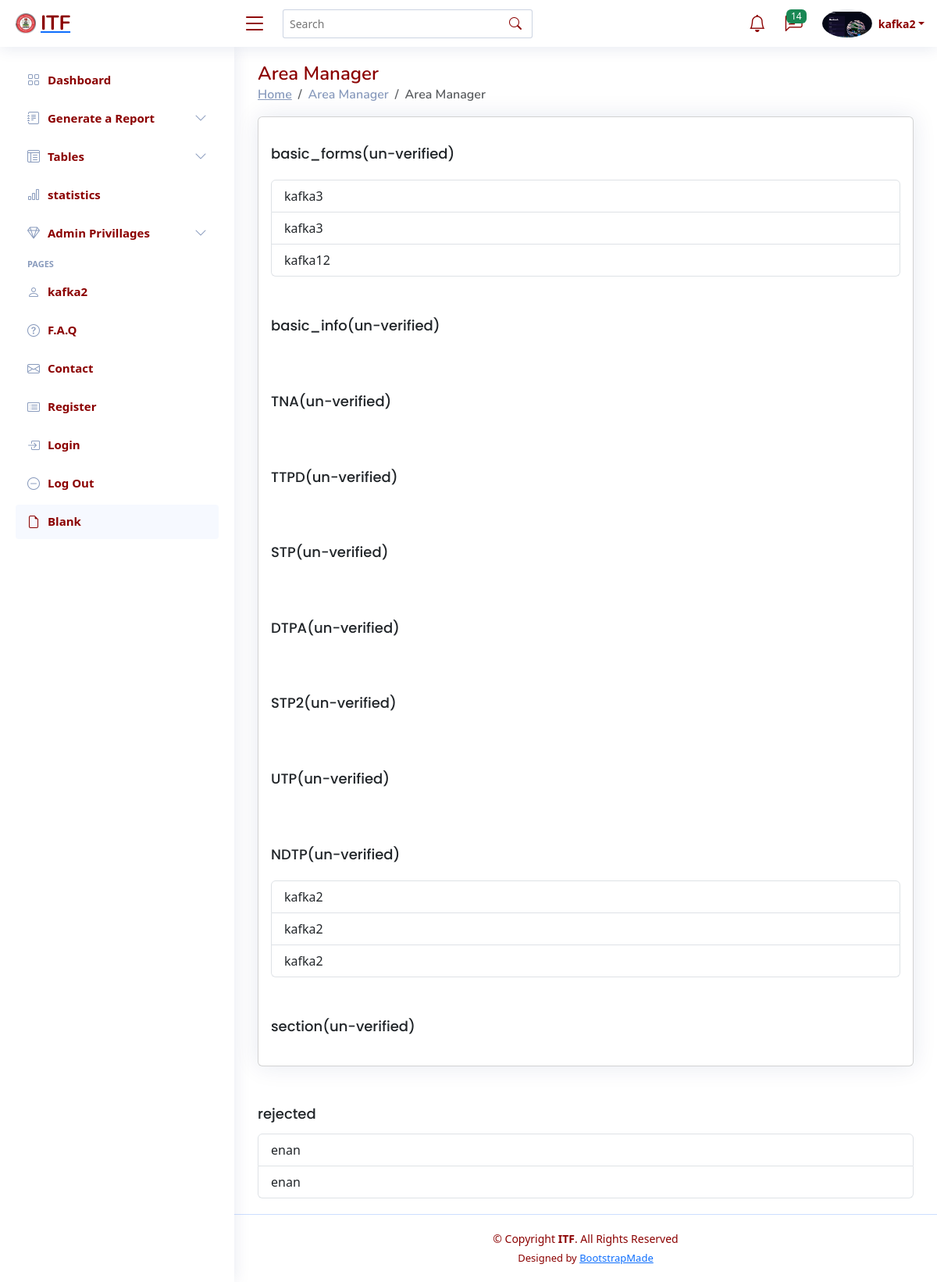
Page /accounts/area_manager (signed in) on the committed database.
### accounts/models.py (models this page shows)
class User(AbstractUser):
    name = models.CharField(max_length=50,default = "John Doe")
    avatar = models.ImageField(default = "default2.png",blank = True)
    username = models.CharField(max_length=50,unique = True)
    is_AreaManager = models.BooleanField(default = False,blank = True)
    is_HOT = models.BooleanField(default = False,blank = True)
    is_CDN = models.BooleanField(default = False,blank = True)
    is_verified = models.BooleanField(default = False,blank = True)
    is_TDO = models.BooleanField(default = False,blank = True)

### table1/models.py (models this page shows, shortened)
class BasicForm(models.Model):
    user = models.ForeignKey("accounts.User",on_delete=models.CASCADE,related_name = 'basicform',blank = True)
    name = models.CharField(max_length=255,blank =True)
    Department = models.CharField(max_length = 255,blank =True)
    Directors_name = models.CharField(max_length = 255,blank =True)
    Team_leader = models.CharField(max_length = 255,blank =True)
    Number_of_TDOS_Department = models.IntegerField(default = 0)
    Month_of_Report = models.CharField(max_length=50,default=timezone.now(),blank = True)
    Division = models.CharField(max_length = 255,blank =True)
    Number_of_TDOS_Team = models.IntegerField(default = 0)
    Deignation = models.CharField(max_length = 255,blank =True)
    date = models.CharField(max_length=50,blank=True,default =timezone.now())
    verified_hot = models.BooleanField(default = False,blank = True)
    rejected = models.BooleanField(default = False,blank = True)
    verified_manager = models.BooleanField(default = False,blank = True)
    rejected2 = models.BooleanField(default = False,blank = True)
    approved = models.BooleanField(default = False,blank = True)

### table9/models.py (models this page shows, shortened)
class NDTP(models.Model):
    user = models.ForeignKey("accounts.User", related_name = "ndtp", on_delete=models.CASCADE,blank = True)
    name = models.CharField(max_length=50)
    ttpi = models.CharField( max_length=50)
    date = models.CharField( max_length=50)
    no_org = models.IntegerField()
    no_part = models.IntegerField()
    course_fee = models.IntegerField()
    ammount = models.IntegerField()
    remarks = models.CharField(max_length=50)
    verified_hot = models.BooleanField(default = False,blank = True)
    rejected = models.BooleanField(default = False,blank = True)
    verified_manager = models.BooleanField(default = False,blank = True)
    rejected2 = models.BooleanField(default = False,blank = True)
    approved = models.BooleanField(default = False,blank = True)

### accounts/views.py (the view)
# urls.py: path('area_manager',views.Area_manager_profile_view,name ="manager"),
@AreaManager_required
def Area_manager_profile_view(request):
    page = "Area Manager"
    user = User.objects.all()
    basic_forms = BasicForm.objects.all()
    basic_info = BasicInfo.objects.all()
    tna = TNA.objects.all()
    ttpd = TTPD.objects.all()
    stp = STP.objects.all()
    stp2 = STP2.objects.all()
    ndtp =NDTP.objects.all()
    dtpa = DTPA.objects.all()
    section = Section.objects.all()
    utp = UTP.objects.all()
    context = {
        'page':page,
        'user':user,
        'basic_forms':basic_forms,
        'basic_info':basic_info,
        'tna':tna,
        'ttpd':ttpd,
        'stp':stp,
        'stp2':stp2,
        'dtpa':dtpa,
        'ndtp':ndtp,
        'dtpa':dtpa,
        'section':section,
        'utp':utp
    }
    return render(request,'accounts/area_manager.html',context)

### accounts/templates/accounts/area_manager.html (shortened to what this page needs)
{% extends 'base.html'%}
{% block content %}
<div class="card">
    <div class="card-body">
        <h5 class="card-title">basic_forms(un-verified)</h5>
        <div class="list-group">
          {% for objects in basic_forms %}
          {% if objects.verified_hot == True and objects.rejected == False and objects.verified_manager == False %}
          <a href = "{% url 'table1:update1' objects.id %}" type="button" class="list-group-item list-group-item-action">
            {{objects.user}}
          </a>
          {% endif %}
          {% endfor %}
       </div>
    </div>
    <div class="card-body">
        <h5 class="card-title">basic_info(un-verified)</h5>
    </div>
     <div class="card-body">
      {% if tna.count > 0 %}
        <h5 class="card-title">TNA(un-verified)</h5>
      {% endif %}
    </div>
    <div class="card-body">
      {% if ttpd.count > 0 %}
        <h5 class="card-title">TTPD(un-verified)</h5>
      {% endif %}
    </div>
    <div class="card-body">
      {% if stp.count > 0 %}
        <h5 class="card-title">STP(un-verified)</h5>
      {% endif %}
    </div>
    <div class="card-body">
      {% if dtpa.count > 0 %}
        <h5 class="card-title">DTPA(un-verified)</h5>
      {% endif %}
    </div>
    <div class="card-body">
      {% if stp2.count > 0 %}
        <h5 class="card-title">STP2(un-verified)</h5>
      {% endif %}
    </div>
    <div class="card-body">
      {% if utp.count > 0 %}
        <h5 class="card-title">UTP(un-verified)</h5>
      {% endif %}
    </div>
    <div class="card-body">
      {% if ndtp.count > 0 %}
        <h5 class="card-title">NDTP(un-verified)</h5>
      {% endif %}
      <div class="list-group">
        {% for objects in ndtp %}
        {% if objects.verified_hot == False and objects.rejected == False %}
        <a href = "{% url 'table9:update9' objects.id %}" type="button" class="list-group-item list-group-item-action">
          {{objects.user}}
        </a>
        {% endif %}
        {% endfor %}
     </div>
    </div>
    <div class="card-body">
      {% if section.count > 0 %}
        <h5 class="card-title">section(un-verified)</h5>
      {% endif %}
    </div>
  </div>
    <div class="card-body">
        <h5 class="card-title">rejected</h5>
        <div class="list-group">
          {% for objects in basic_forms %}
          {% if objects.rejected2 == True %}
          <a href = "{% url 'table1:update1' objects.id %}" type="button" class="list-group-item list-group-item-action">
            {{objects.user}}
          </a>
          {% endif %}
          {% endfor %}
       </div>
    </div>
{% endblock content %}

### templates/base.html (shortened to what this page needs)
{% load static %}
{% load widget_tweaks %}
<!DOCTYPE html>
<html lang="en">
<head>
  <link href="{% static 'assets/vendor/bootstrap/css/bootstrap.min.css'%}" rel="stylesheet">
  <link href="{% static 'assets/vendor/bootstrap-icons/bootstrap-icons.css'%}" rel="stylesheet">
  <link href="{% static 'assets/vendor/boxicons/css/boxicons.min.css'%}" rel="stylesheet">
  <link href="{% static 'assets/vendor/quill/quill.snow.css'%}" rel="stylesheet">
  <link href="{% static 'assets/vendor/quill/quill.bubble.css'%}" rel="stylesheet">
  <link href="{% static 'assets/vendor/remixicon/remixicon.css'%}" rel="stylesheet">
  <link href="{% static 'assets/vendor/simple-datatables/style.css'%}" rel="stylesheet">
  <link href="{% static 'assets/css/style.css'%}" rel="stylesheet">
  {% load bootstrap5 %}
  {% bootstrap_css %}
</head>
<body>
  <header id="header" class="header fixed-top d-flex align-items-center">
    <div class="d-flex align-items-center justify-content-between">
      <a href="{% url 'landing-page' request.user.id %}" class="logo d-flex align-items-center">
        <img src="{% static 'assets/img/logo.jpg'%}" alt="">
        <span class="d-none d-lg-block">ITF</span>
      </a>
      <i class="bi bi-list toggle-sidebar-btn"></i>
    </div>
    <div class="search-bar">
      <form class="search-form d-flex align-items-center" method="POST" action="#">
        <input type="text" name="query" placeholder="Search" title="Enter search keyword">
        <button type="submit" title="Search"><i class="bi bi-search"></i></button>
      </form>
    </div>
    <nav class="header-nav ms-auto">
      <ul class="d-flex align-items-center">
        <li class="nav-item dropdown">
          <a class="nav-link nav-icon" href="#" data-bs-toggle="dropdown">
            <i class="bi bi-bell"></i>
          </a>
        </li>
        <li class="nav-item dropdown">
          <a class="nav-link nav-icon" href="#" data-bs-toggle="dropdown">
            <i class="bi bi-chat-left-text"></i>
            <span class="badge bg-success badge-number">{{basic_forms.count}}</span>
          </a>
        </li>
        <li class="nav-item dropdown pe-3">
          <a class="nav-link nav-profile d-flex align-items-center pe-0" href="{% url 'accounts:profile' request.user.id %}" data-bs-toggle="dropdown">
            <img src="{{request.user.avatar.url}}" alt="{{request.user.id}}" class="rounded-circle">
            <span class="d-none d-md-block dropdown-toggle ps-2">{{request.user.username}}</span>
          </a>
        </li>
      </ul>
    </nav>
  </header>
  <aside id="sidebar" class="sidebar">
    <ul class="sidebar-nav" id="sidebar-nav">
      <li class="nav-item">
        <a class="nav-link collapsed" href="{% url 'landing-page' request.user.id %}">
          <i class="bi bi-grid"></i>
          <span>Dashboard</span>
        </a>
      </li>
      <li class="nav-item">
        <a class="nav-link collapsed" data-bs-target="#forms-nav" data-bs-toggle="collapse" href="#">
          <i class="bi bi-journal-text"></i><span>Generate a Report</span><i class="bi bi-chevron-down ms-auto"></i>
        </a>
      </li>
      <li class="nav-item">
        <a class="nav-link collapsed" data-bs-target="#tables-nav" data-bs-toggle="collapse" href="#">
          <i class="bi bi-layout-text-window-reverse"></i><span>Tables</span><i class="bi bi-chevron-down ms-auto"></i>
        </a>
      </li>
      <li class="nav-item">
        <a class="nav-link collapsed" href="{% url 'accounts:statistics' request.user.id %}">
          <i class="bi bi-bar-chart"></i>
          <span>statistics</span>
        </a>
      </li>
      {% if request.user.is_AreaManager == True or request.user.is_CDN == True or request.user.is_HOT == True  %}
      <li class="nav-item">
        <a class="nav-link collapsed" data-bs-target="#icons-nav" data-bs-toggle="collapse" href="#">
          <i class="bi bi-gem"></i><span>Admin Privillages</span><i class="bi bi-chevron-down ms-auto"></i>
        </a>
      </li>
      {% endif %}
      <li class="nav-heading">Pages</li>
      <li class="nav-item">
        <a class="nav-link collapsed" href="{% url 'accounts:profile' request.user.id %}">
          <i class="bi bi-person"></i>
          <span>{{request.user.username}}</span>
        </a>
      </li>
      <li class="nav-item">
        <a class="nav-link collapsed" href="{% url 'accounts:help'%}">
          <i class="bi bi-question-circle"></i>
          <span>F.A.Q</span>
        </a>
      </li>
      <li class="nav-item">
        <a class="nav-link collapsed" href="{% url 'accounts:contact' %}">
          <i class="bi bi-envelope"></i>
          <span>Contact</span>
        </a>
      </li>
      <li class="nav-item">
        <a class="nav-link collapsed" href="{% url 'register'%}">
          <i class="bi bi-card-list"></i>
          <span>Register</span>
        </a>
      </li>
      <li class="nav-item">
        <a class="nav-link collapsed" href="{% url 'accounts:login'%}">
          <i class="bi bi-box-arrow-in-right"></i>
          <span>Login</span>
        </a>
      </li>
      <li class="nav-item">
        <a class="nav-link collapsed" href="{% url 'accounts:logout'%}">
          <i class="bi bi-dash-circle"></i>
          <span>Log Out</span>
        </a>
      </li>
      <li class="nav-item">
        <a class="nav-link " href="pages-blank.html">
          <i class="bi bi-file-earmark"></i>
          <span>Blank</span>
        </a>
      </li>
    </ul>
  </aside>
  <main id="main" class="main">
    <div class="pagetitle">
      <h1>{{page}}</h1>
      <nav>
        <ol class="breadcrumb">
          <li class="breadcrumb-item"><a href="{% url 'landing-page' 'request.user.id' %}">Home</a></li>
          <li class="breadcrumb-item">{{page}}</li>
          <li class="breadcrumb-item active">{{page}}</li>
        </ol>
      </nav>
    </div>
    {% block content %}
    {% endblock content %}
  </main>
  <footer id="footer" class="footer">
    <div class="copyright">
      &copy; Copyright <strong><span>ITF</span></strong>. All Rights Reserved
    </div>
    <div class="credits">
      Designed by <a href="https://bootstrapmade.com/">BootstrapMade</a>
    </div>
  </footer>
</body>
</html>

### static/assets/css/style.css (style rules this page uses)
:root { scroll-behavior: smooth; }
body { font-family: "Open Sans", sans-serif; background: #f6f9ff; color: #444444; }
a { color: darkred; text-decoration: none; }
h1, h2, h3, h4, h5, h6 { font-family: "Nunito", sans-serif; }
#main { margin-top: 60px; padding: 20px 30px; transition: all 0.3s; }
.pagetitle { margin-bottom: 10px; }
.pagetitle h1 { font-size: 24px; margin-bottom: 0; font-weight: 600; color: darkred; }
.card { margin-bottom: 30px; border: none; border-radius: 5px; box-shadow: 0px 0 30px rgba(1, 41, 112, 0.1); }
.card-title { padding: 20px 0 15px 0; font-size: 18px; font-weight: 500; color: darkred; font-family: "Poppins", sans-serif; }
.card-body { padding: 0 20px 20px 20px; }
.breadcrumb { font-size: 14px; font-family: "Nunito", sans-serif; color: #899bbd; font-weight: 600; }
.breadcrumb a { color: #899bbd; transition: 0.3s; }
.breadcrumb .breadcrumb-item::before { color: #899bbd; }
.breadcrumb .active { color: #51678f; font-weight: 600; }
.logo { line-height: 1; }
@media (min-width: 1200px) { .logo { width: 280px; } }
.logo img { max-height: 26px; margin-right: 6px; }
.logo span { font-size: 26px; font-weight: 700; color: darkred; font-family: "Nunito", sans-serif; }
.header { transition: all 0.5s; z-index: 997; height: 60px; box-shadow: 0px 2px 20px rgba(1, 41, 112, 0.1); background-color: #fff; padding-left: 20px; }
.header .toggle-sidebar-btn { font-size: 32px; padding-left: 10px; cursor: pointer; color: darkred; }
.header .search-bar { min-width: 360px; padding: 0 20px; }
.header .search-form { width: 100%; }
.header .search-form input { border: 0; font-size: 14px; color: darkred; border: 1px solid rgba(1, 41, 112, 0.2); padding: 7px 38px 7px 8px; border-radius: 3px; transition: 0.3s; width: 100%; }
.header .search-form button { border: 0; padding: 0; margin-left: -30px; background: none; }
.header .search-form button i { color: darkred; }
.header-nav ul { list-style: none; }
.header-nav>ul { margin: 0; padding: 0; }
.header-nav .nav-icon { font-size: 22px; color: darkred; margin-right: 25px; position: relative; }
.header-nav .nav-profile { color: darkred; }
.header-nav .nav-profile img { max-height: 36px; }
.header-nav .nav-profile span { font-size: 14px; font-weight: 600; }
.header-nav .badge-number { position: absolute; inset: -2px -5px auto auto; font-weight: normal; font-size: 12px; padding: 3px 6px; }
.sidebar { position: fixed; top: 60px; left: 0; bottom: 0; width: 300px; z-index: 996; transition: all 0.3s; padding: 20px; overflow-y: auto; scrollbar-width: thin; scrollbar-color: #aab7cf transparent; box-shadow: 0px 0px 20px rgba(1, 41, 112, 0.1); background-color: #fff; }
@media (min-width: 1200px) { #main, #footer { margin-left: 300px; } }
.sidebar-nav { padding: 0; margin: 0; list-style: none; }
.sidebar-nav li { padding: 0; margin: 0; list-style: none; }
.sidebar-nav .nav-item { margin-bottom: 5px; }
.sidebar-nav .nav-heading { font-size: 11px; text-transform: uppercase; color: #899bbd; font-weight: 600; margin: 10px 0 5px 15px; }
.sidebar-nav .nav-link { display: flex; align-items: center; font-size: 15px; font-weight: 600; color: darkred; transition: 0.3; background: #f6f9ff; padding: 10px 15px; border-radius: 4px; }
.sidebar-nav .nav-link i { font-size: 16px; margin-right: 10px; color: darkred; }
.sidebar-nav .nav-link.collapsed { color: darkred; background: #fff; }
.sidebar-nav .nav-link.collapsed i { color: #899bbd; }
.sidebar-nav .nav-link .bi-chevron-down { margin-right: 0; transition: transform 0.2s ease-in-out; }
.footer { padding: 20px 0; font-size: 14px; transition: all 0.3s; border-top: 1px solid #cddfff; }
.footer .copyright { text-align: center; color: darkred; }
.footer .credits { padding-top: 5px; text-align: center; font-size: 13px; color: darkred; }

### rows in the picture
User: user.avatar (placeholder picture), user.username "kafka2"
BasicForm: user "kafka3"
BasicForm: user "kafka3"
BasicForm: user "kafka12"
NDTP: user "kafka2"
NDTP: user "kafka2"
NDTP: user "kafka2"
BasicForm: user "enan"
BasicForm: user "enan"

### other values in the picture
{{ basic_forms.count }} "14"
{{ page }} "Area Manager"
